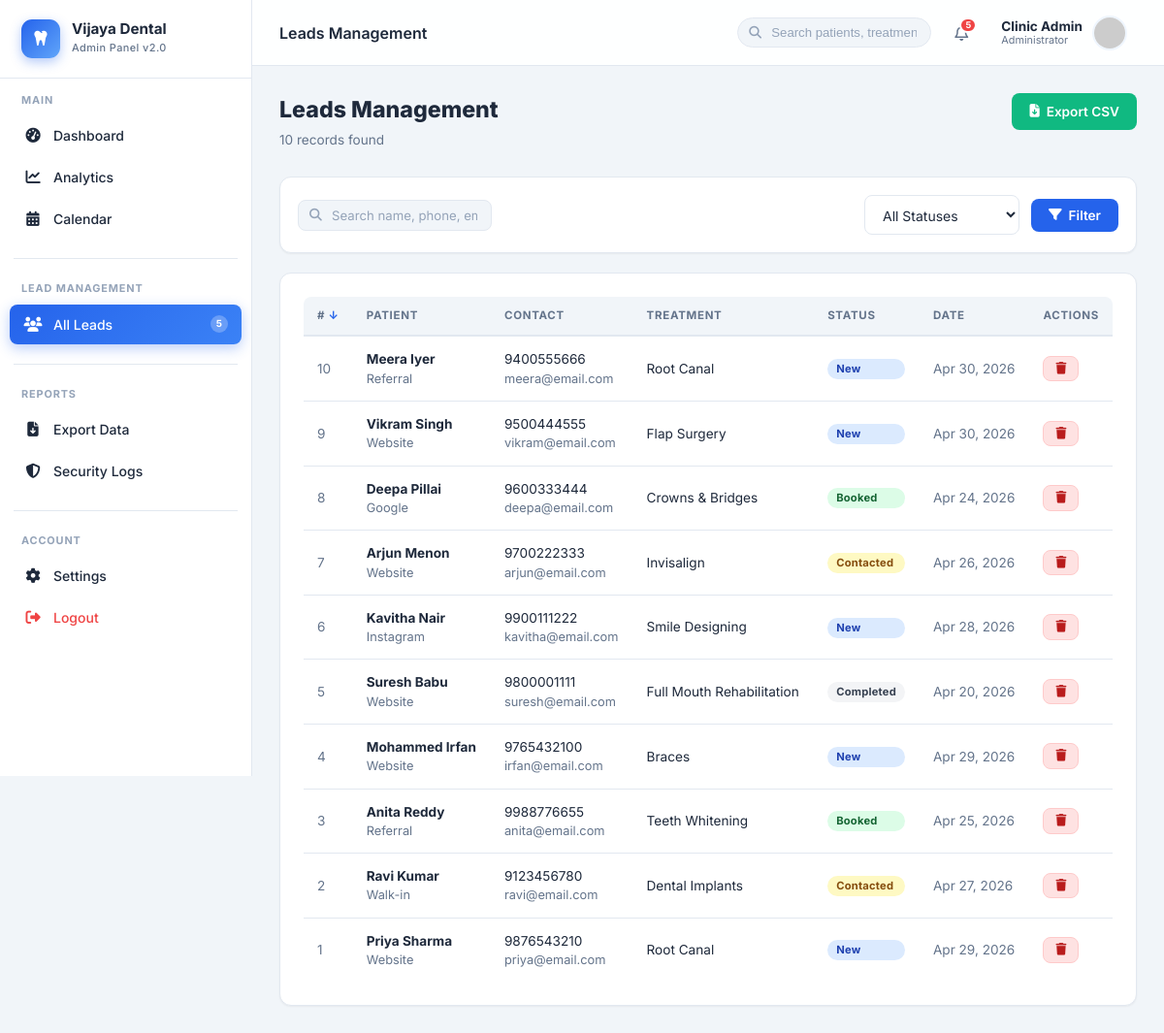
The page /leads.php?sort=id&order=desc (signed in) on the database its author committed.
### tables this page shows
CREATE TABLE IF NOT EXISTS leads (
    id                 INT AUTO_INCREMENT PRIMARY KEY,
    name               VARCHAR(100) NOT NULL,
    email              VARCHAR(100) DEFAULT '',
    phone              VARCHAR(20)  NOT NULL,
    treatment_interest VARCHAR(100) DEFAULT '',
    message            TEXT,
    status             ENUM('New','Contacted','Booked','Completed') DEFAULT 'New',
    source             VARCHAR(50)  DEFAULT 'Website',
    created_at         TIMESTAMP    DEFAULT CURRENT_TIMESTAMP
);

### leads.php (the view, shortened to what this page needs)
<?php
require_once __DIR__ . '/includes/header.php';
require_once __DIR__ . '/includes/sidebar.php';
require_once __DIR__ . '/includes/topbar.php';
$search  = isset($_GET['search'])  ? trim($conn->real_escape_string($_GET['search']))  : '';
$status  = isset($_GET['status'])  ? trim($conn->real_escape_string($_GET['status']))  : '';
$sort    = isset($_GET['sort'])    ? $conn->real_escape_string($_GET['sort'])           : 'created_at';
$order   = (isset($_GET['order']) && $_GET['order']==='asc') ? 'ASC' : 'DESC';
$where  = "WHERE 1=1";
$total_count = (int) $conn->query("SELECT COUNT(*) FROM leads $where")->fetch_row()[0];
$leads_res   = $conn->query("SELECT * FROM leads $where ORDER BY $sort $order");
function sortLink($col, $label, $cur_sort, $cur_order) {
    $next = ($cur_sort===$col && $cur_order==='DESC') ? 'asc' : 'desc';
    $icon = $cur_sort===$col ? ($cur_order==='DESC' ? ' ↓' : ' ↑') : '';
    $qs = http_build_query(array_merge($_GET, ['sort'=>$col,'order'=>$next]));
    return "<a href='leads.php?$qs' style='color:inherit;text-decoration:none;'>$label<span style='color:var(--primary);'>$icon</span></a>";
}
?>
<div class="content-wrapper">
    <div class="page-header">
        <div class="page-header-left">
            <h1 class="page-title">Leads Management</h1>
            <p class="page-subtitle"><?php echo $total_count; ?> records found</p>
        </div>
        <div class="d-flex ai-center gap-8">
            <a href="export.php<?php echo $status ? '?status='.$status : ''; ?>" class="btn btn-success">
                <i class="fas fa-file-arrow-down"></i> Export CSV
            </a>
        </div>
    </div>
    <div class="card" style="margin-bottom:20px;padding:18px;">
        <form method="GET" class="d-flex ai-center flex-wrap gap-8" style="gap:12px;">
            <div class="topbar-search" style="flex:1;min-width:260px;">
                <input type="text" name="search" class="form-control" style="border-radius:8px;"
                       value="<?php echo htmlspecialchars($search); ?>"
                       placeholder="Search name, phone, email, treatment…">
            </div>
            <select name="status" class="form-control" style="width:160px;" onchange="this.form.submit()">
                <option value="">All Statuses</option>
            </select>
            <button type="submit" class="btn btn-primary"><i class="fas fa-filter"></i> Filter</button>
        </form>
    </div>
    <div class="card">
        <div class="table-wrapper">
            <table>
                <thead>
                    <tr>
                        <th style="width:40px;"><?php echo sortLink('id','#',$sort,$order); ?></th>
                        <th><?php echo sortLink('name','Patient',$sort,$order); ?></th>
                        <th>Contact</th>
                        <th><?php echo sortLink('treatment_interest','Treatment',$sort,$order); ?></th>
                        <th><?php echo sortLink('status','Status',$sort,$order); ?></th>
                        <th><?php echo sortLink('created_at','Date',$sort,$order); ?></th>
                        <th style="width:80px;">Actions</th>
                    </tr>
                </thead>
                <tbody>
                    <?php if ($leads_res && $leads_res->num_rows > 0): ?>
                        <?php while ($lead = $leads_res->fetch_assoc()): ?>
                        <tr id="row-<?php echo $lead['id']; ?>">
                            <td class="text-muted"><?php echo $lead['id']; ?></td>
                            <td>
                                <div class="fw-700"><?php echo htmlspecialchars($lead['name']); ?></div>
                                <?php if($lead['source']): ?>
                                    <div class="text-muted text-sm"><?php echo htmlspecialchars($lead['source']); ?></div>
                                <?php endif; ?>
                            </td>
                            <td>
                                <div><?php echo htmlspecialchars($lead['phone']); ?></div>
                                <div class="text-muted text-sm"><?php echo htmlspecialchars($lead['email']); ?></div>
                            </td>
                            <td><?php echo htmlspecialchars($lead['treatment_interest'] ?: '—'); ?></td>
                            <td>
                                <select class="badge badge-<?php echo strtolower($lead['status']); ?>"
                                        id="status-<?php echo $lead['id']; ?>"
                                        onchange="updateStatus(<?php echo $lead['id']; ?>, this.value)"
                                        style="border:none;outline:none;cursor:pointer;font-family:inherit;font-weight:700;font-size:0.7rem;appearance:none;-webkit-appearance:none;">
                                    <?php foreach(['New','Contacted','Booked','Completed'] as $s): ?>
                                        <option value="<?php echo $s; ?>" <?php echo $lead['status']===$s?'selected':''; ?>><?php echo $s; ?></option>
                                    <?php endforeach; ?>
                                </select>
                            </td>
                            <td class="text-muted"><?php echo date('M j, Y', strtotime($lead['created_at'])); ?></td>
                            <td>
                                <button onclick="deleteLead(<?php echo $lead['id']; ?>)" class="btn btn-danger btn-sm" title="Delete">
                                    <i class="fas fa-trash"></i>
                                </button>
                            </td>
                        </tr>
                        <?php endwhile; ?>
                    <?php endif; ?>
                </tbody>
            </table>
        </div>
    </div>
</div>
<?php require_once __DIR__ . '/includes/footer.php'; ?>

### assets/css/style.css (style rules this page uses)
:root { --primary: #2563eb; --primary-dark: #1d4ed8; --primary-light: #eff6ff; --primary-ring: rgba(37, 99, 235, 0.15); --secondary: #10b981; --secondary-dark:#059669; --accent: #f59e0b; --danger: #ef4444; --text-main: #1e293b; --text-muted: #64748b; --text-light: #94a3b8; --bg-main: #f1f5f9; --bg-card: #ffffff; --border: #e2e8f0; --sidebar-w: 260px; --topbar-h: 68px; --shadow-xs: 0 1px 2px rgba(0,0,0,.05); --shadow-sm: 0 2px 8px rgba(0,0,0,.07); --shadow-md: 0 8px 24px rgba(0,0,0,.08); --shadow-lg: 0 16px 48px rgba(0,0,0,.12); --radius-sm: 8px; --radius: 12px; --radius-lg: 16px; --transition: all 0.22s ease; }
*, *::before, *::after { box-sizing: border-box; margin: 0; padding: 0; }
html { scroll-behavior: smooth; }
body { font-family: 'Inter', system-ui, -apple-system, sans-serif; background: var(--bg-main); color: var(--text-main); overflow-x: hidden; font-size: 14px; line-height: 1.5; }
a { text-decoration: none; color: inherit; }
button { font-family: inherit; }
.topbar-search { position: relative; }
.topbar-search input { background: var(--bg-main); border: 1.5px solid var(--border); border-radius: 20px; padding: 7px 14px 7px 34px; font-size: 0.825rem; outline: none; width: 200px; color: var(--text-main); transition: var(--transition); }
.topbar-search input::placeholder { color: var(--text-light); }
.content-wrapper { padding: 28px; animation: fadeUp 0.38s ease; }
.page-header { margin-bottom: 28px; display: flex; align-items: flex-start; justify-content: space-between; gap: 16px; flex-wrap: wrap; }
.page-header-left .page-title { font-size: 1.45rem; font-weight: 800; color: var(--text-main); }
.page-header-left .page-subtitle { font-size: 0.85rem; color: var(--text-muted); margin-top: 3px; }
.card { background: var(--bg-card); border-radius: var(--radius); box-shadow: var(--shadow-xs); border: 1px solid var(--border); padding: 24px; }
.table-wrapper { overflow-x: auto; border-radius: var(--radius-sm); }
table { width: 100%; border-collapse: collapse; font-size: 0.85rem; }
thead th { text-align: left; padding: 11px 14px; background: var(--bg-main); color: var(--text-muted); font-weight: 700; font-size: 0.72rem; text-transform: uppercase; letter-spacing: 0.06em; border-bottom: 2px solid var(--border); white-space: nowrap; }
tbody td { padding: 13px 14px; border-bottom: 1px solid var(--border); vertical-align: middle; transition: background 0.15s; }
tbody tr:last-child td { border-bottom: none; }
.badge { display: inline-flex; align-items: center; padding: 3px 9px; border-radius: 20px; font-size: 0.7rem; font-weight: 700; letter-spacing: 0.02em; white-space: nowrap; }
.badge-new { background: #dbeafe; color: #1e40af; }
.badge-contacted { background: #fef9c3; color: #854d0e; }
.badge-booked { background: #dcfce7; color: #166534; }
.badge-completed { background: #f3f4f6; color: #374151; }
.form-control { width: 100%; padding: 10px 14px; border: 1.5px solid var(--border); border-radius: var(--radius-sm); font-size: 0.875rem; color: var(--text-main); background: #fff; outline: none; transition: var(--transition); font-family: inherit; }
.form-control::placeholder { color: var(--text-light); }
select.form-control { cursor: pointer; }
.btn { display: inline-flex; align-items: center; justify-content: center; gap: 7px; padding: 9px 18px; border-radius: var(--radius-sm); font-weight: 600; font-size: 0.85rem; cursor: pointer; border: none; transition: var(--transition); white-space: nowrap; text-decoration: none; font-family: inherit; }
.btn-primary { background: var(--primary); color: #fff; }
.btn-success { background: var(--secondary); color: #fff; }
.btn-danger { background: #fee2e2; color: #b91c1c; border: 1.5px solid #fecaca; }
.btn-sm { padding: 6px 12px; font-size: 0.78rem; }
.text-muted { color: var(--text-muted); }
.text-sm { font-size: 0.8rem; }
.fw-700 { font-weight: 700; }
.gap-8 { gap: 8px; }
.d-flex { display: flex; }
.ai-center { align-items: center; }
.flex-wrap { flex-wrap: wrap; }

### rows shown on the page
leads: id "10", name "Meera Iyer", source "Referral", phone "9400555666", email "meera@email.com", treatment_interest "Root Canal", status+id "New", created_at "Apr 30, 2026"
leads: id "9", name "Vikram Singh", source "Website", phone "9500444555", email "vikram@email.com", treatment_interest "Flap Surgery", status+id "New", created_at "Apr 30, 2026"
leads: id "8", name "Deepa Pillai", source "Google", phone "9600333444", email "deepa@email.com", treatment_interest "Crowns & Bridges", status+id "Booked", created_at "Apr 24, 2026"
leads: id "7", name "Arjun Menon", source "Website", phone "9700222333", email "arjun@email.com", treatment_interest "Invisalign", status+id "Contacted", created_at "Apr 26, 2026"
leads: id "6", name "Kavitha Nair", source "Instagram", phone "9900111222", email "kavitha@email.com", treatment_interest "Smile Designing", status+id "New", created_at "Apr 28, 2026"
leads: id "5", name "Suresh Babu", source "Website", phone "9800001111", email "suresh@email.com", treatment_interest "Full Mouth Rehabilitation", status+id "Completed", created_at "Apr 20, 2026"
leads: id "4", name "Mohammed Irfan", source "Website", phone "9765432100", email "irfan@email.com", treatment_interest "Braces", status+id "New", created_at "Apr 29, 2026"
leads: id "3", name "Anita Reddy", source "Referral", phone "9988776655", email "anita@email.com", treatment_interest "Teeth Whitening", status+id "Booked", created_at "Apr 25, 2026"
leads: id "2", name "Ravi Kumar", source "Walk-in", phone "9123456780", email "ravi@email.com", treatment_interest "Dental Implants", status+id "Contacted", created_at "Apr 27, 2026"
leads: id "1", name "Priya Sharma", source "Website", phone "9876543210", email "priya@email.com", treatment_interest "Root Canal", status+id "New", created_at "Apr 29, 2026"

### other values the page prints
$new_leads_count "5"
$pageTitle "Leads Management"
$_SESSION['admin_name'] "Clinic Admin"
$total_count "10"
$label "# PATIENT TREATMENT STATUS DATE"
$icon "↓"
